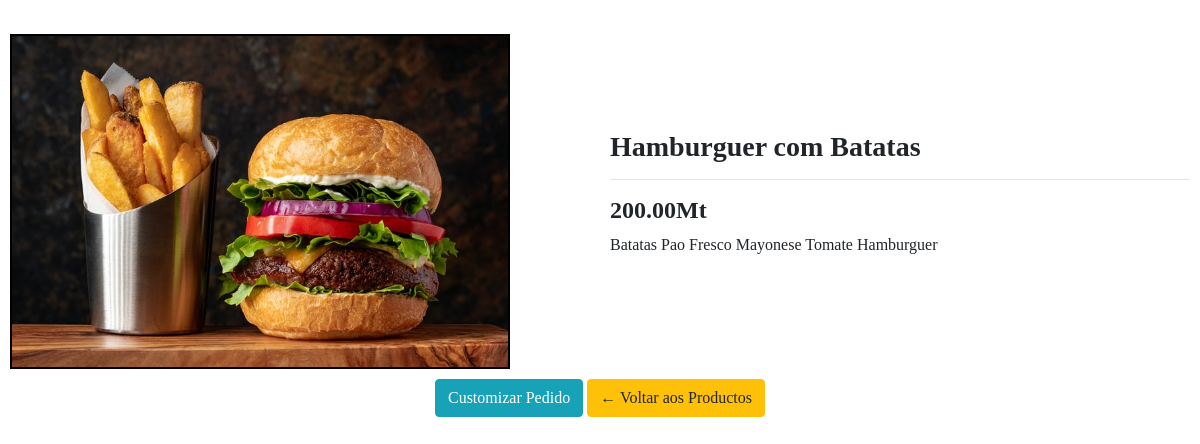
Page /product_detail/12/ on the committed database.
### entregar/models.py (models this page shows, shortened)
class Product(models.Model):
    CATEGORY = (
        ('Promocao do Dia', 'Promocao do Dia'),
        ('Preco Normal', 'Preco Normal')
    )
    name = models.CharField(max_length=200, null=True)
    price = models.FloatField( null=True)
    category = models.CharField(max_length=200, choices=CATEGORY)
    description = models.TextField(max_length=134500, null=True, blank= True)
    date_created = models.DateTimeField(auto_now_add=True)
    image = models.ImageField(default="SemFT.png",null=True,blank=True)
    @property
    def imageURL(self):
        try:
            url = self.image.url
        except:
            url = ''
        return url

### entregar/views.py (the view)
# urls.py: path('product_detail/<int:pk_test>/', views.product_detail,name='product_detail'),
def product_detail(request, pk_test):
    produ = Product.objects.get(id=pk_test)
    produtos = produ.order_set.all()
    context = {'produ': produ,'produtos': produtos}
    return  render(request,'entregar/product_detail.html',context)

### entregar/templates/entregar/product_detail.html (shortened to what this page needs)
{% load static %}
{% load bootstrap4 %}
{% load crispy_forms_tags %}
{% block content %}
<html>
<head>
	<link rel="stylesheet" href="https://stackpath.bootstrapcdn.com/bootstrap/4.5.0/css/bootstrap.min.css">
	<link rel="stylesheet" type="text/css" href="{% static '/css/style.css' %}" >
</head>
<body>
<br>
			<div id="content-wrapper">
				<div class="column">
					<div id="img-container">
						<img id=featured src="{{produ.imageURL}}">
					</div>
				</div>
				<div class="column">
					<h3><strong>{{produ.name}}</strong></h3>
					<hr>
					<h4><strong>{{produ.price|floatformat:2}}Mt</strong></h4>
					<p>{{produ.description}}</p>
				</div>
												<br>
												<div>
														<a class="btn btn-info" class="btm btn-sm btn-Primary" href="{% url 'create_order2' user.customer.id %}">Customizar Pedido</a>
														<a class="btn btn-warning" href="{% url 'products' %}">&#8592; Voltar aos Productos</a>
												</div>
                                        	</div>
</body>
</html>
{% endblock content %}

### static/css/style.css (style rules this page uses)
#content-wrapper { display: flex; flex-wrap: wrap; justify-content: center; align-items: center; }
.column { width: 600px; padding: 10px; }
#featured { max-width: 500px; max-height: 600px; cursor: pointer; border: 2px solid black; }

### entregar/templates/entregar/product_detail.html (style rules this page uses)
body, html { margin: 0; padding: 0; height: 100%; background: url('/images/.jpg'); font-family: Montserrat; }

### rows in the picture
Product: imageURL (picture), name "Hamburguer com Batatas", price "200.00", description "Batatas Pao Fresco Mayonese Tomate Hamburguer"
